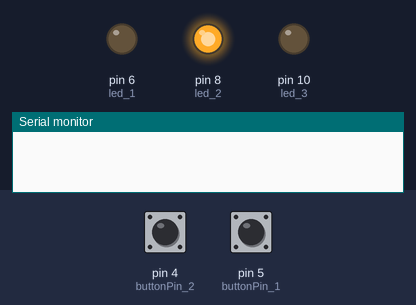
A sketch run on a simulated Arduino Uno, built with avr-gcc and run on an emulated ATmega328P. Shown: output pins drawn as LEDs (lit = HIGH), the last lines printed to the serial monitor. Inputs (shaded band) come from the test bench; at power-on: pin 4 (buttonPin_2) LOW, pin 5 (buttonPin_1) LOW.

Above: at 1.2 s.
1.3 s: pin 4 (buttonPin_2) pulled HIGH for 0.15 s
At 2.4 s:
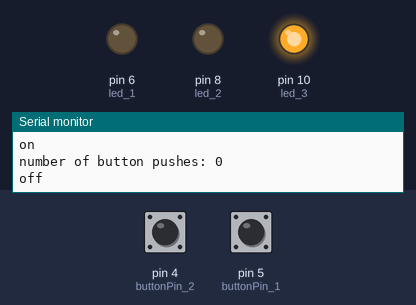
2.9 s: pin 4 (buttonPin_2) pulled HIGH for 1 s
At 3.7 s:
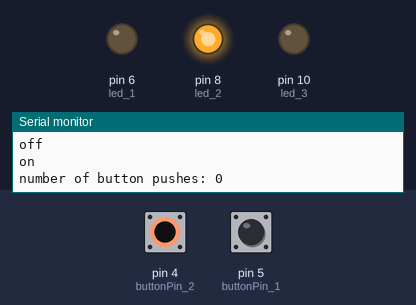
5.4 s: pin 4 (buttonPin_2) pulled HIGH for 3.2 s
At 6.8 s:
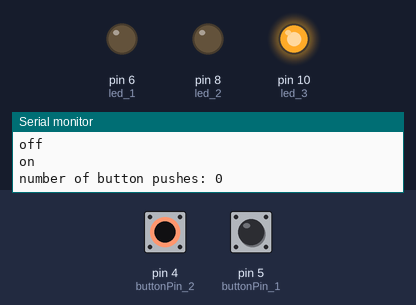
Timing chart, 0 to 8.4 s (numbered marks = the images above; inputs shaded):
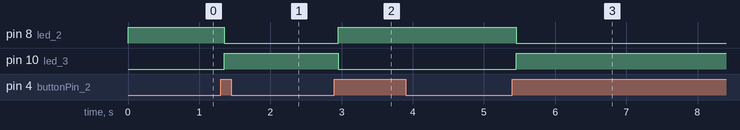

The sketch:

StateChangeDetection_2.ino
```cpp
const int buttonPin_1 = 5;
const int buttonPin_2 = 4;
const int led_1 = 6;
const int led_2 = 8;
const int led_3 = 10;

int buttonPushCounter = 0;  // counter for the number of button presses
int buttonState = 0;        // current state of the button
int lastButtonState = 0;
int lastButtonState_2 = 0;
int buttonState_2 = 0;
int buttonPushCounter_2 = 0;  // previous state of the button

void setup() {

  pinMode(buttonPin_1, INPUT);
  pinMode(buttonPin_2, INPUT);

  pinMode(led_1, OUTPUT);
  pinMode(led_2, OUTPUT);
  pinMode(led_3, OUTPUT);

  Serial.begin(115200);
}


void loop() {
  buttonState = digitalRead(buttonPin_1);
  buttonState_2 = digitalRead(buttonPin_2);

  if (buttonState != lastButtonState) {

    if (buttonState == HIGH) {
      buttonPushCounter++;
      Serial.println("on");
      Serial.print("number of button pushes: ");
      Serial.println(buttonPushCounter);
    } else {

      Serial.println("off");
    }

    delay(50);
  }

  if (buttonState_2 != lastButtonState_2) {

    if (buttonState_2 == HIGH) {
      buttonPushCounter++;
      Serial.println("on");
      Serial.print("number of button pushes: ");
      Serial.println(buttonPushCounter_2);
    } else {

      Serial.println("off");
    }

    delay(50);
  }

  lastButtonState = buttonState;
  lastButtonState_2 = buttonState_2;

  if (buttonPushCounter % 2 == 0) {
    digitalWrite(led_1, LOW);
    digitalWrite(led_2, HIGH);
    digitalWrite(led_3, LOW);
  } else if (buttonPushCounter_2 % 2 == 0){
    digitalWrite(led_3, HIGH);
    digitalWrite(led_2, LOW);
    digitalWrite(led_1, LOW);
    }
    else {
    digitalWrite(led_1, HIGH);
    digitalWrite(led_2, LOW);
    digitalWrite(led_3, LOW);

  }
}
```

Measured:
- after the input at 1.3 s, pin 8 (led_2): HIGH → LOW after 0.05 s; pin 10 (led_3): LOW → HIGH after 0.05 s
- after the input at 2.9 s, pin 8 (led_2): LOW → HIGH after 0.05 s; pin 10 (led_3): HIGH → LOW after 0.05 s
- after the input at 5.4 s, pin 8 (led_2): HIGH → LOW after 0.05 s; pin 10 (led_3): LOW → HIGH after 0.05 s
